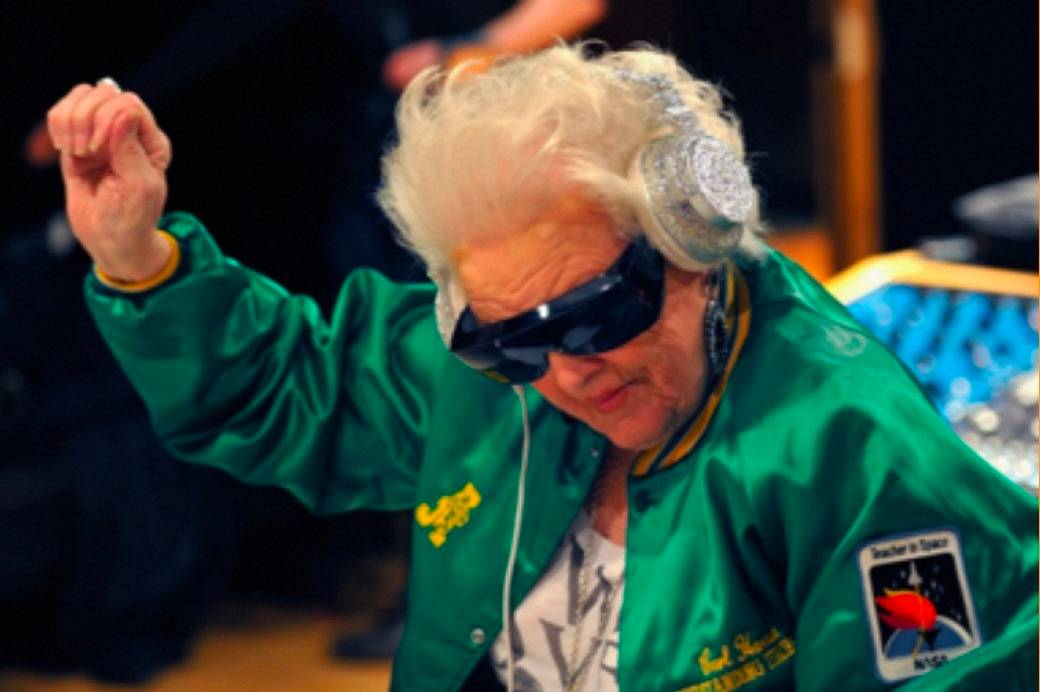
#> input picture src/deepseek_vl/serve/examples/rap.jpeg, 1040 x 692 px; its folder holds only this picture in this run
$ python -i gt_free_pipeline.py   (imports and definitions only)
#> lines starting #> are read from the running program, lines starting #| are printed output that depends on the picture; after the words box and inside, x2 and y2 are one past the last pixel; in counts of white or black regions, pixels touching at a corner belong together
### src/pcb_vlm/geometry/tiling.py
"""Tiling (Slicing Aided Hyper Inference) module for high-resolution PCB images.

Splits large images into overlapping patches, restores local tile predictions
to global coordinates, and performs NMS merging across overlapping patches.
"""

from typing import List, Dict, Any, Tuple, Optional
import numpy as np


def generate_tiles(
    img_w: int,
    img_h: int,
    tile_size: int = 1024,
    overlap_ratio: float = 0.20
) -> List[Dict[str, Any]]:
    """Generate bounding boxes for overlapping tiles across an image.

    Returns a list of tile dicts:
    [
        {"tile_id": 0, "bbox": [x1, y1, x2, y2], "width": tw, "height": th, "offset_x": x1, "offset_y": y1},
        ...
    ]
    """
    if tile_size <= 0:
        raise ValueError("tile_size must be positive.")
    if not (0.0 <= overlap_ratio < 1.0):
        raise ValueError("overlap_ratio must be in [0.0, 1.0).")

    stride = max(1, int(tile_size * (1.0 - overlap_ratio)))

    x_steps = list(range(0, max(1, img_w - tile_size + 1), stride))
    if not x_steps or x_steps[-1] + tile_size < img_w:
        x_steps.append(max(0, img_w - tile_size))
    # Deduplicate while preserving order
    x_steps = sorted(list(set(x_steps)))

    y_steps = list(range(0, max(1, img_h - tile_size + 1), stride))
    if not y_steps or y_steps[-1] + tile_size < img_h:
        y_steps.append(max(0, img_h - tile_size))
    y_steps = sorted(list(set(y_steps)))

    tiles = []
    tile_id = 0
    for y in y_steps:
        for x in x_steps:
            x2 = min(img_w, x + tile_size)
            y2 = min(img_h, y + tile_size)
            tiles.append({
                "tile_id": tile_id,
                "bbox": [x, y, x2, y2],
                "offset_x": x,
                "offset_y": y,
                "width": x2 - x,
                "height": y2 - y
            })
            tile_id += 1

    return tiles


# [78 lines left out: functions map_tile_box_to_global, nms_merge_predictions, not called in this run]

### src/pcb_vlm/config.py
"""Canonical configuration and category management for PCB-VLM."""

import os
import yaml
from typing import List, Optional

CANONICAL_PCB_CATEGORIES: List[str] = [
    "button", "capacitor", "clock", "connector", "diode",
    "ic", "inductor", "led", "resistor", "switch", "transistor"
]

CANONICAL_CATEGORY_COCO_LIST = [
    {"id": 1, "name": "capacitor"},
    {"id": 2, "name": "resistor"},
    {"id": 3, "name": "ic"},
    {"id": 4, "name": "connector"},
    {"id": 5, "name": "led"},
    {"id": 6, "name": "transistor"},
    {"id": 7, "name": "diode"},
    {"id": 8, "name": "inductor"},
    {"id": 9, "name": "button"},
    {"id": 10, "name": "switch"},
    {"id": 11, "name": "clock"},
]


# [18 lines left out: function get_canonical_categories, not called in this run]


def validate_category_consistency(categories: List[str], expected: Optional[List[str]] = None) -> None:
    """Verify that categories match the canonical 11 classes, raising ValueError if any are missing."""
    if expected is None:
        expected = CANONICAL_PCB_CATEGORIES

    cat_set = set(categories)
    expected_set = set(expected)

    missing = expected_set - cat_set
    if missing or cat_set != expected_set or len(categories) != len(cat_set):
        raise ValueError(
            f"Category inconsistency detected! Missing required canonical categories: {sorted(missing)}. "
            f"Provided: {sorted(categories)}, Expected: {sorted(expected)}"
        )


def get_category_definitions():
    from pathlib import Path
    data = yaml.safe_load((Path(__file__).resolve().parents[2] / 'configs/classes.yaml').read_text(encoding='utf-8'))['categories']
    validate_category_consistency([c['name'] for c in data])
    if len({c['id'] for c in data}) != len(data):
        raise ValueError('Duplicate category IDs')
    return data

CANONICAL_CATEGORY_COCO_LIST = [{"id": c["id"], "name": c["name"]} for c in get_category_definitions()]

### src/pcb_vlm/evaluation/gt_free_pipeline.py
"""GT-free end-to-end orchestration helpers: ROI/tiling, prediction reconstruction, verification, and B_other export.

This thin module composes frozen repository primitives (`tiling`, `fics_replay`,
`candidate_verifier`) strictly without reading ground-truth annotations so both
the final held-out evaluation and the upcoming interactive demo can share one
verified GT-free code path.
"""

from __future__ import annotations

import json
import pathlib
from typing import Any, Dict, Iterable, List, Mapping, Optional, Sequence, Tuple

import numpy as np
from PIL import Image, ImageOps

from pcb_vlm.data.fics_dslr import file_sha256
from pcb_vlm.evaluation.candidate_verifier import (
    ALLOWED_SEVEN_LABELS,
    TARGET_SIX_CLASSES,
    apply_dual_crop_consensus_policy,
    apply_verifier_filter_policy,
    build_candidate_verifier_manifest,
    parse_single_label_json,
    verify_verifier_manifest_integrity,
)
from pcb_vlm.evaluation.fics_replay import (
    FICS_SIX_CLASSES,
    classify_call_termination_and_parse_v2,
)
from pcb_vlm.geometry.tiling import (
    generate_tiles,
    map_tile_box_to_global,
    nms_merge_predictions,
)


def compute_board_roi_and_tiles(
    img_path: pathlib.Path,
    *,
    roi_pad: int = 32,
    white_thresh: int = 248,
    tile_size: int = 1024,
    overlap_ratio: float = 0.20,
    export_dir: Optional[pathlib.Path] = None,
    board_key: Optional[str] = None,
) -> Dict[str, Any]:
    """Compute any(RGB < 248)+32px ROI and 1024px overlapped tiles, optionally saving PNGs."""
#> called with roi_pad = 32, white_thresh = 248, tile_size = 1024, overlap_ratio = 0.2
    src_path = pathlib.Path(img_path)
    with Image.open(src_path) as raw_im:
#> raw_im is the input picture: PIL image 1040x692 RGB; mean R, G, B 53.2, 67.4, 59
        im_rgb = ImageOps.exif_transpose(raw_im).convert("RGB")
        orig_w, orig_h = im_rgb.size
#> orig_w = 1040; orig_h = 692
        arr = np.asarray(im_rgb)

    mask = np.any(arr < int(white_thresh), axis=2)
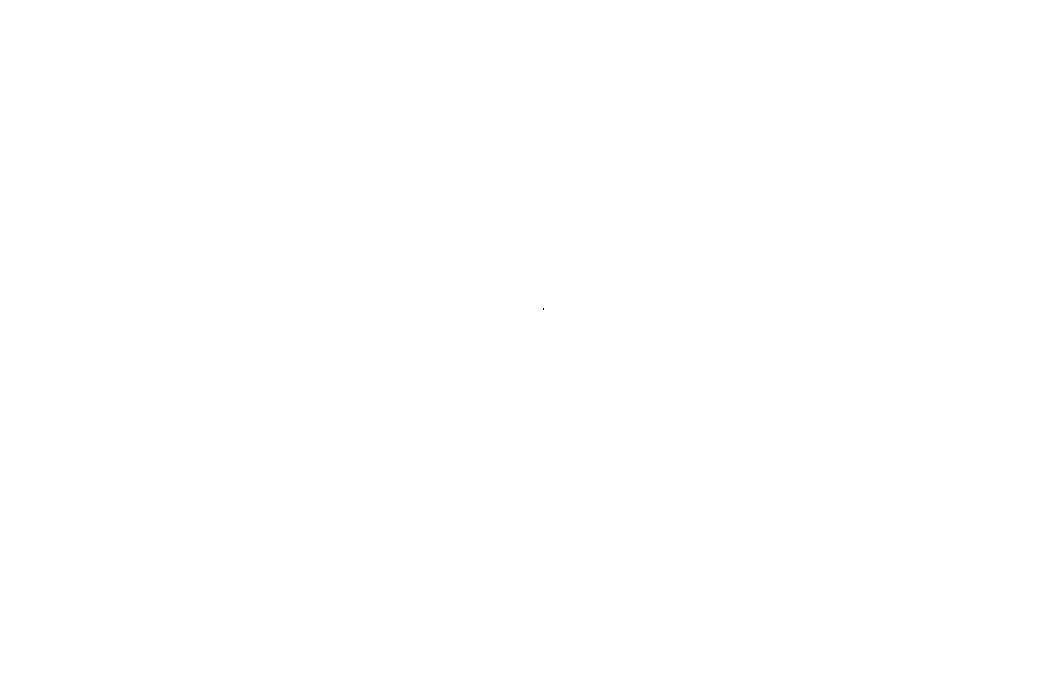
#> mask: shape (692, 1040) bool; 100% white; black in thin lines or dots, all inside (x1, y1, x2, y2) = (543, 308, 544, 310)
    ys, xs = np.where(mask)
    if xs.size == 0 or ys.size == 0:
        x1, y1, x2, y2 = 0, 0, orig_w, orig_h
    else:
        x1 = max(0, int(xs.min()) - int(roi_pad))
#> x1 = 0
        y1 = max(0, int(ys.min()) - int(roi_pad))
#> y1 = 0
        x2 = min(orig_w, int(xs.max()) + 1 + int(roi_pad))
#> x2 = 1040
        y2 = min(orig_h, int(ys.max()) + 1 + int(roi_pad))
#> y2 = 692

    roi_w = x2 - x1
#> roi_w = 1040
    roi_h = y2 - y1
#> roi_h = 692
    tiles = generate_tiles(roi_w, roi_h, tile_size=int(tile_size), overlap_ratio=float(overlap_ratio))
#> in generate_tiles, `x_steps = sorted(list(set(x_steps)))`: x_steps = [0, 16]
#> after the loop in generate_tiles, `for y in y_steps:`: tile_id = 2; tiles = 2 items
#> tiles = 2 items

    bname = board_key or src_path.stem
    roi_info: Optional[Dict[str, Any]] = None
    tile_entries: List[Dict[str, Any]] = []

    if export_dir is not None:
        out_root = pathlib.Path(export_dir)
        tiles_dir = out_root / "tiles"
        tiles_dir.mkdir(parents=True, exist_ok=True)
        roi_im = im_rgb.crop((x1, y1, x2, y2))
        roi_path = out_root / f"{bname}_roi.png"
        roi_im.save(roi_path)
        roi_info = {
            "path": str(roi_path),
            "sha256": file_sha256(roi_path),
            "width": roi_w,
            "height": roi_h,
        }
        for t in tiles:
            tid = int(t["tile_id"])
            tx1, ty1, tx2, ty2 = t["bbox"]
            tile_im = roi_im.crop((tx1, ty1, tx2, ty2))
            tile_path = tiles_dir / f"tile_{tid:02d}.png"
            tile_im.save(tile_path)
            tile_entries.append({
                "tile_id": tid,
                "bbox_roi_xyxy": [int(tx1), int(ty1), int(tx2), int(ty2)],
                "tile_offset_x": int(tx1),
                "tile_offset_y": int(ty1),
                "width": int(tx2 - tx1),
                "height": int(ty2 - ty1),
                "path": str(tile_path),
                "sha256": file_sha256(tile_path),
            })
    else:
        for t in tiles:
            tx1, ty1, tx2, ty2 = t["bbox"]
            tile_entries.append({
                "tile_id": int(t["tile_id"]),
                "bbox_roi_xyxy": [int(tx1), int(ty1), int(tx2), int(ty2)],
                "tile_offset_x": int(tx1),
                "tile_offset_y": int(ty1),
                "width": int(tx2 - tx1),
                "height": int(ty2 - ty1),
            })
#> this loop made 2 passes
#> (tx1, ty1, tx2, ty2) on passes 1 to 2: (0, 0, 1024, 692), (16, 0, 1040, 692)
#> after the loop, tile_entries = 2 items

    return {
        "image_path": str(src_path),
        "orig_wh": [orig_w, orig_h],
        "roi_bbox_half_open": [x1, y1, x2, y2],
        "roi_offset_x": x1,
        "roi_offset_y": y1,
        "roi_width": roi_w,
        "roi_height": roi_h,
        "tile_count": len(tile_entries),
        "roi_export": roi_info,
        "tiles": tile_entries,
    }


# [401 lines left out: functions load_jsonl_records, reconstruct_board_predictions_gt_free, prepare_verifier_manifest_gt_free, _index_verifier_rows, _assemble_verified_payload, export_verified_predictions_gt_free and 1 more, not called in this run]

>>> result = compute_board_roi_and_tiles('../../deepseek_vl/serve/examples/rap.jpeg')
#> result = 10 items
